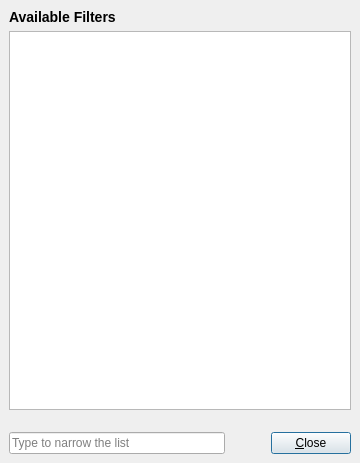
<?xml version="1.0" encoding="UTF-8"?>
<ui version="4.0">
 <class>quickFilterDialog</class>
 <widget class="QDialog" name="quickFilterDialog">
  <property name="geometry">
   <rect>
    <x>0</x>
    <y>0</y>
    <width>360</width>
    <height>463</height>
   </rect>
  </property>
  <property name="minimumSize">
   <size>
    <width>0</width>
    <height>0</height>
   </size>
  </property>
  <property name="windowTitle">
   <string>Add Partial Video Filter</string>
  </property>
  <layout class="QVBoxLayout">
   <property name="spacing">
    <number>6</number>
   </property>
   <property name="leftMargin">
    <number>9</number>
   </property>
   <property name="topMargin">
    <number>9</number>
   </property>
   <property name="rightMargin">
    <number>9</number>
   </property>
   <property name="bottomMargin">
    <number>9</number>
   </property>
   <item>
    <layout class="QGridLayout" name="listsGrid">
     <property name="leftMargin">
      <number>0</number>
     </property>
     <property name="topMargin">
      <number>0</number>
     </property>
     <property name="rightMargin">
      <number>0</number>
     </property>
     <property name="bottomMargin">
      <number>0</number>
     </property>
     <property name="spacing">
      <number>6</number>
     </property>
     <item row="0" column="0">
      <widget class="QLabel" name="labelAvailable">
       <property name="sizePolicy">
        <sizepolicy hsizetype="Preferred" vsizetype="Maximum">
         <horstretch>0</horstretch>
         <verstretch>0</verstretch>
        </sizepolicy>
       </property>
       <property name="text">
        <string>&lt;big&gt;&lt;b&gt;Available Filters&lt;/b&gt;&lt;/big&gt;</string>
       </property>
       <property name="textFormat">
        <enum>Qt::RichText</enum>
       </property>
      </widget>
     </item>
     <item row="1" column="0" rowspan="2" colspan="2">
      <widget class="QListWidget" name="listWidgetAvailable">
       <property name="sizePolicy">
        <sizepolicy hsizetype="Expanding" vsizetype="Expanding">
         <horstretch>0</horstretch>
         <verstretch>0</verstretch>
        </sizepolicy>
       </property>
       <property name="minimumSize">
        <size>
         <width>340</width>
         <height>360</height>
        </size>
       </property>
       <property name="spacing">
        <number>2</number>
       </property>
      </widget>
     </item>
    </layout>
   </item>
   <item>
    <spacer name="bottomSpacer">
     <property name="orientation">
      <enum>Qt::Vertical</enum>
     </property>
     <property name="sizeType">
      <enum>QSizePolicy::Fixed</enum>
     </property>
     <property name="sizeHint" stdset="0">
      <size>
       <width>16</width>
       <height>16</height>
      </size>
     </property>
    </spacer>
   </item>
   <item>
    <layout class="QHBoxLayout" name="bottomBox">
     <property name="spacing">
      <number>6</number>
     </property>
     <property name="leftMargin">
      <number>0</number>
     </property>
     <property name="topMargin">
      <number>0</number>
     </property>
     <property name="rightMargin">
      <number>0</number>
     </property>
     <property name="bottomMargin">
      <number>0</number>
     </property>
     <item>
      <widget class="QLineEdit" name="lineEditSearch">
       <property name="placeholderText">
        <string>Type to narrow the list</string>
       </property>
      </widget>
     </item>
     <item>
      <spacer name="bboxSpacer">
       <property name="orientation">
        <enum>Qt::Horizontal</enum>
       </property>
       <property name="sizeType">
        <enum>QSizePolicy::Fixed</enum>
       </property>
       <property name="sizeHint" stdset="0">
        <size>
         <width>40</width>
         <height>20</height>
        </size>
       </property>
      </spacer>
     </item>
     <item>
      <widget class="QPushButton" name="buttonClose">
       <property name="text">
        <string>&amp;Close</string>
       </property>
       <property name="icon">
        <iconset resource="filter.qrc">
         <normaloff>:/new/prefix1/common/ADM_icons/videoFilter/close.png</normaloff>:/new/prefix1/common/ADM_icons/videoFilter/close.png</iconset>
       </property>
       <property name="default">
        <bool>true</bool>
       </property>
      </widget>
     </item>
    </layout>
   </item>
  </layout>
 </widget>
 <tabstops>
  <tabstop>listWidgetAvailable</tabstop>
  <tabstop>buttonClose</tabstop>
 </tabstops>
 <resources>
  <include location="filter.qrc"/>
 </resources>
 <connections/>
</ui>
